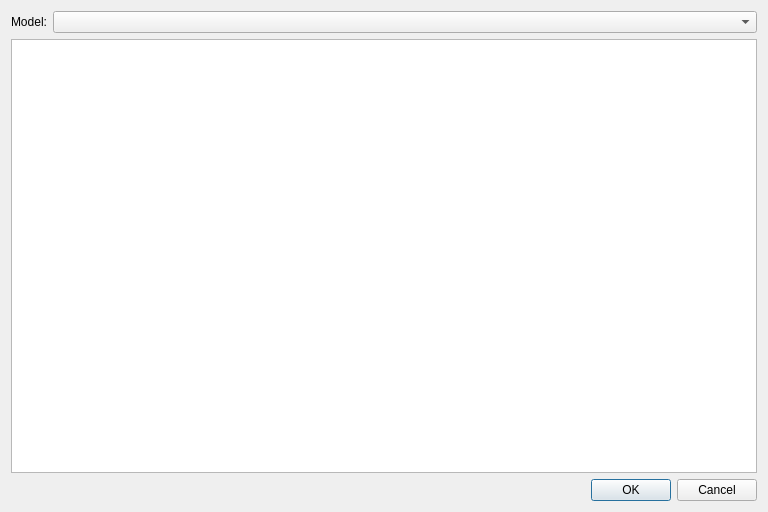
<?xml version="1.0" encoding="UTF-8"?>
<ui version="4.0">
 <class>AirDialog</class>
 <widget class="QDialog" name="AirDialog">
  <property name="geometry">
   <rect>
    <x>0</x>
    <y>0</y>
    <width>768</width>
    <height>512</height>
   </rect>
  </property>
  <property name="windowTitle">
   <string>Air</string>
  </property>
  <layout class="QVBoxLayout" name="verticalLayout">
   <item>
    <layout class="QHBoxLayout" name="horizontalLayout" stretch="0,1">
     <item>
      <widget class="QLabel" name="label">
       <property name="text">
        <string>Model:</string>
       </property>
      </widget>
     </item>
     <item>
      <widget class="QComboBox" name="comboBox"/>
     </item>
    </layout>
   </item>
   <item>
    <widget class="ParametersView" name="airParameters"/>
   </item>
   <item>
    <widget class="QDialogButtonBox" name="buttonBox">
     <property name="orientation">
      <enum>Qt::Horizontal</enum>
     </property>
     <property name="standardButtons">
      <set>QDialogButtonBox::Cancel|QDialogButtonBox::Ok</set>
     </property>
    </widget>
   </item>
  </layout>
 </widget>
 <customwidgets>
  <customwidget>
   <class>ParametersView</class>
   <extends>QTreeView</extends>
   <header>parameters/ParametersView.h</header>
  </customwidget>
 </customwidgets>
 <resources/>
 <connections>
  <connection>
   <sender>buttonBox</sender>
   <signal>accepted()</signal>
   <receiver>AirDialog</receiver>
   <slot>accept()</slot>
   <hints>
    <hint type="sourcelabel">
     <x>257</x>
     <y>338</y>
    </hint>
    <hint type="destinationlabel">
     <x>157</x>
     <y>274</y>
    </hint>
   </hints>
  </connection>
  <connection>
   <sender>buttonBox</sender>
   <signal>rejected()</signal>
   <receiver>AirDialog</receiver>
   <slot>reject()</slot>
   <hints>
    <hint type="sourcelabel">
     <x>325</x>
     <y>338</y>
    </hint>
    <hint type="destinationlabel">
     <x>286</x>
     <y>274</y>
    </hint>
   </hints>
  </connection>
 </connections>
</ui>
